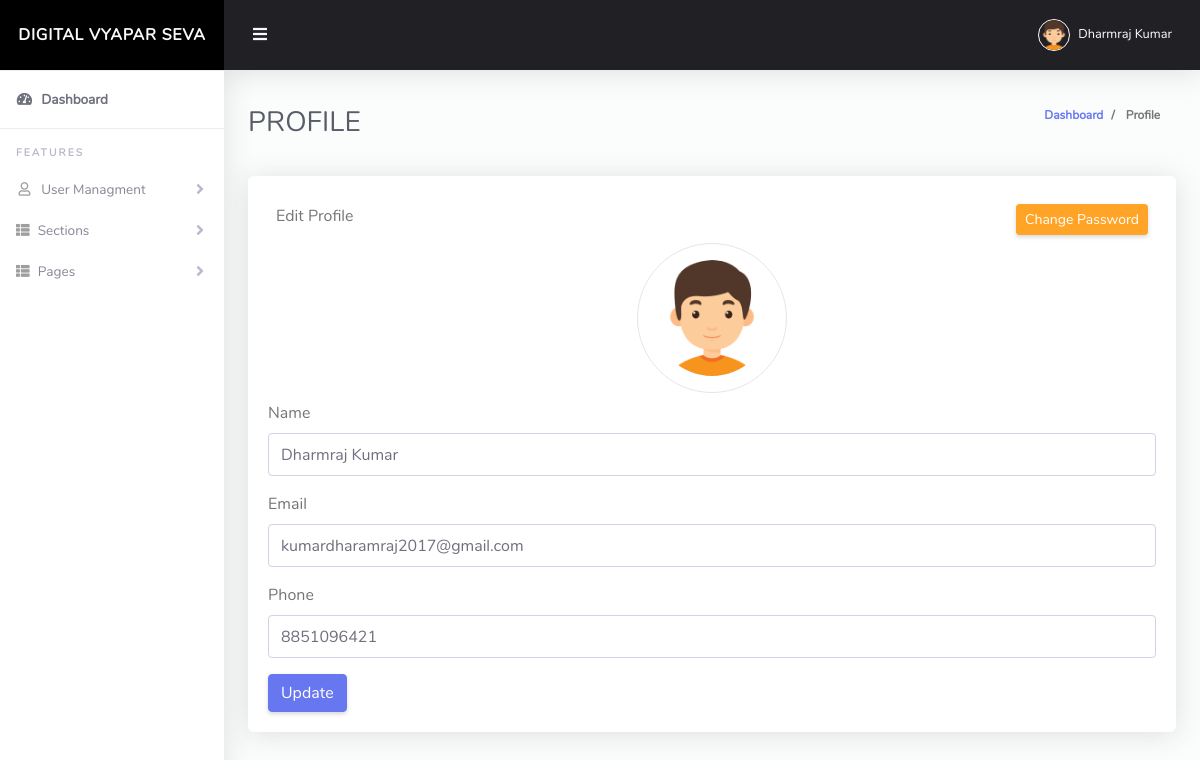
The app's page /profile.php (signed in) with its own data.
### tables this page shows
CREATE TABLE `users` (
  `id` int(11) NOT NULL,
  `user_name` varchar(200) NOT NULL,
  `user_email` varchar(200) NOT NULL,
  `user_mobile` varchar(15) NOT NULL,
  `user_pwd` varchar(300) NOT NULL,
  `user_status` int(11) NOT NULL DEFAULT 0,
  `user_type` int(11) DEFAULT 0,
  `created_date` timestamp NOT NULL DEFAULT current_timestamp(),
  `updated_date` datetime NOT NULL DEFAULT current_timestamp() ON UPDATE current_timestamp()
);

### config/class.php (called while the page is built, shortened)
<?php
class Db_functions
{
    private $servername = "localhost";
    private $username = "root";
    private $password = "";
    private $db_name = "grtrading_section";
    protected $conn = "";
    public function __construct()
    {
        $this->conn = new mysqli($this->servername, $this->username, $this->password, $this->db_name);
    }
    function exe_query($sql_qry)
    {
        $qry = $this->conn->query($sql_qry);
        return $qry;
    }
    function data_fetch($qry)
    {
        $qry_exe = $this->exe_query($qry);
        if (mysqli_num_rows($qry_exe) > 0) {
            while ($data = mysqli_fetch_assoc($qry_exe)) {
                $array[] = $data;
            }
        } else {
            $array = 0;
        }
        return $array;
    }
}

### profile.php (the view, shortened to what this page needs)
<?php include "./header.php";
$obj1 = new Db_functions();
if (isset($_GET['profile_id'])) {
    $sql = "SELECT * FROM `users` WHERE id=$_GET[profile_id]";
} else {
    $sql = "SELECT * FROM `users` WHERE id=$_SESSION[active_user]";
}
$profile_data = $obj1->data_fetch($sql);
$profile_data = $profile_data[0];
?>
<div class="row">
    <div class="col-lg-12">
        <div class="card mb-4">
            <div class="card-body">
                <div class="row d-flex justify-content-between m-2">
                    <div>
                        Edit Profile
                    </div>
                    <div>
                        <button class="btn btn-sm btn-warning" data-toggle="modal" data-target="#exampleModal">
                            Change Password
                        </button>
                    </div>
                </div>
                <div class="d-flex justify-content-center align-items-center mt-2 mb-2">
                    <img class="rounded-circle border p-3" width="150px" src="http://localhost/Dashboard/img/boy.png" alt="">
                </div>
                <form action="" method="POST">
                    <div class="form-group">
                        <label for="exampleInputEmail1">Name</label>
                        <input name="new_name" type="text" class="form-control" id="exampleInputEmail1" placeholder="Name" value="<?php echo $profile_data['user_name'] ?>">
                    </div>
                    <div class="form-group">
                        <label for="exampleInputPassword1">Email</label>
                        <input name="new_email" type="email" class="form-control" id="exampleInputPassword1" placeholder="Email" value="<?php echo $profile_data['user_email'] ?>">
                    </div>
                    <div class="form-group">
                        <label for="exampleInputphone">Phone</label>
                        <input name="new_phone" type="text" class="form-control" id="exampleInputphone" placeholder="Phone" value="<?php echo $profile_data['user_mobile'] ?>">
                    </div>
                    <button type="submit" name="update_user" class="btn btn-primary">Update </button>
                </form>
            </div>
        </div>
    </div>
</div>
<?php include "./footer.php"; ?>

### css/admin.css (style rules this page uses)
html { position: relative; min-height: 100%; font-family: Nunito; }
body { height: 100%; }
.card { -webkit-box-shadow: 0 0.15rem 1.75rem 0 rgba(58, 59, 69, 0.15) !important; box-shadow: 0 0.15rem 1.75rem 0 rgba(58, 59, 69, 0.15) !important; }

### records on screen
users: new_name "Dharmraj Kumar", new_email "kumardharamraj2017@gmail.com", new_phone "8851096421"

### other values on screen
$_SESSION['user_name'] "Dharmraj Kumar"
$currunt_page "PROFILE"
$currunt_page "Profile"
